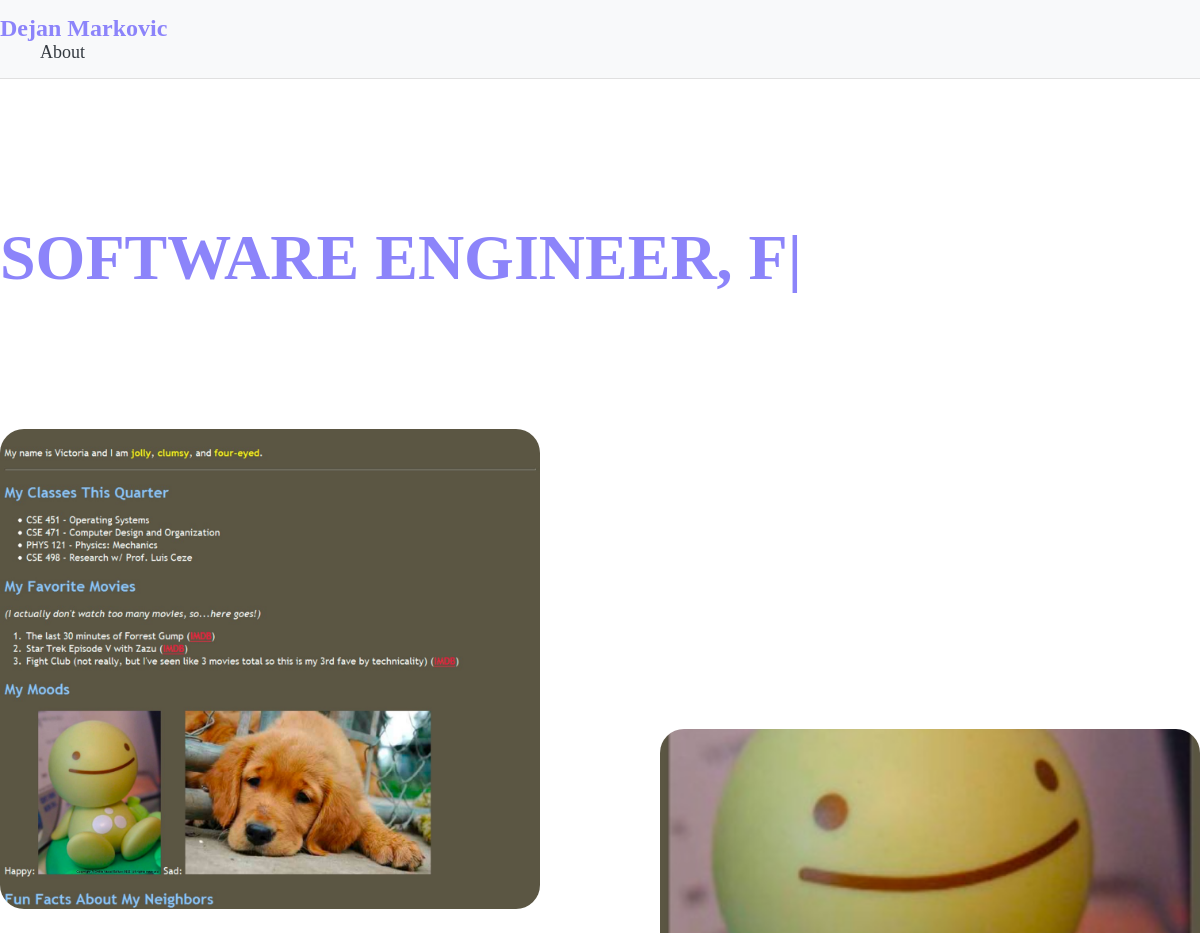
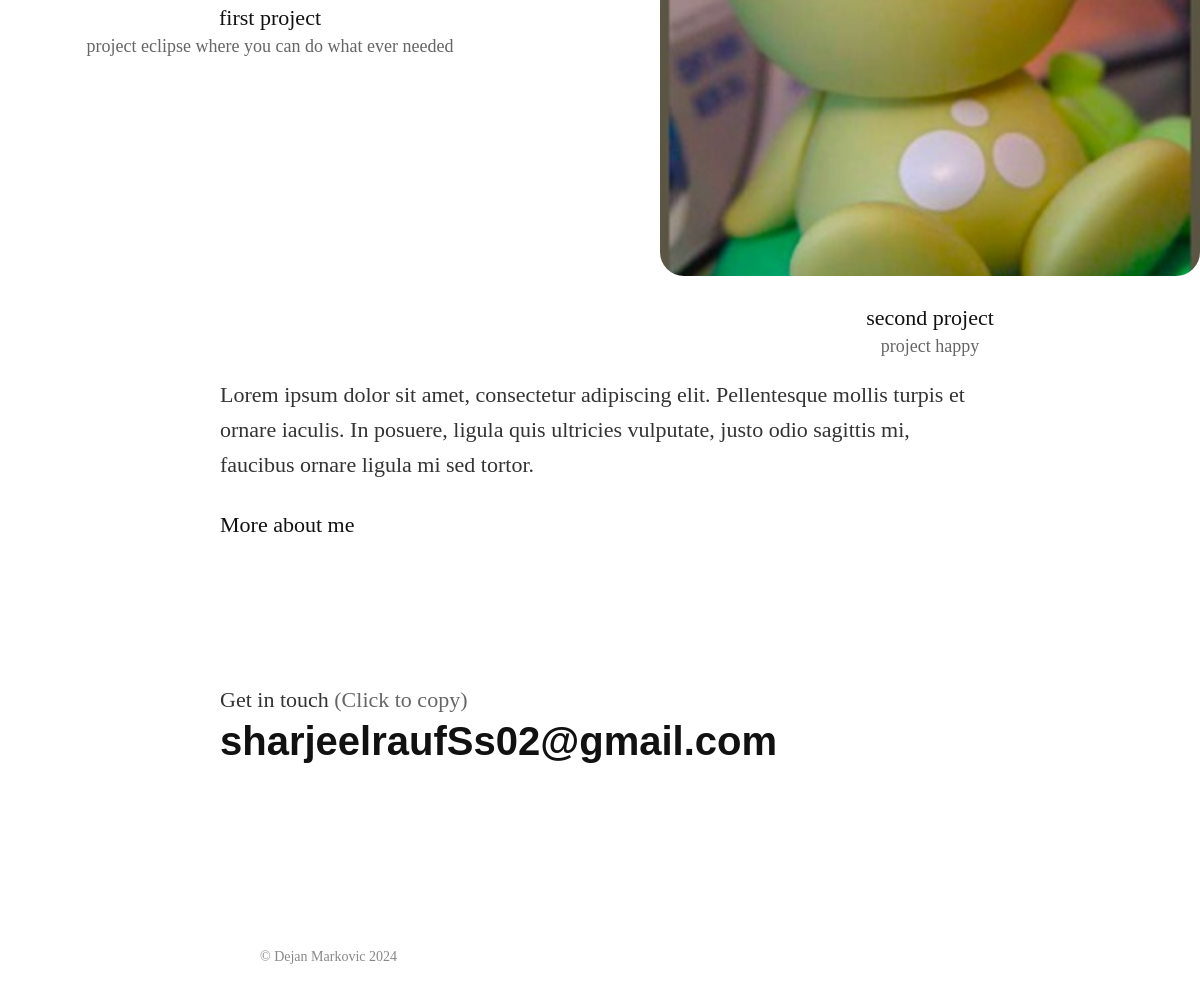
The page / on the database its author committed (2 pictures, top to bottom).
### portfolio_app/models.py (models this page shows, shortened)
class Summary(models.Model):
    summary = models.CharField(max_length=255, default="")

class ProjectModel(models.Model):
    image = models.ImageField(upload_to='portfolio_app/media/')
    title = models.CharField(max_length=255)
    short_name = models.CharField(max_length=50)
    slug = models.SlugField(max_length=255, unique=True, blank=True)
    created_at = models.DateTimeField(auto_now_add=True)

class UserProfile(models.Model):
    description = models.TextField()
    email = models.EmailField()
    linkedin_url = models.URLField(max_length=200, blank=True, null=True)  # LinkedIn URL field

### portfolio_app/views.py (the view)
# urls.py: path('', views.portfolio_page_view, name='portfolio_page'),
def portfolio_page_view(request):
    context = {}
    context['page_title'] = 'Portfolio Page'
    projects = ProjectModel.objects.all().order_by('-created_at')
    user_profile = UserProfile.objects.first()
    summary = Summary.objects.first()
    context['summary'] = summary
    context['summary'] = summary
    context['user_profile'] = user_profile
    context['user_email'] = user_profile.email
    context['user_description'] = user_profile.description
    context['projects'] = projects
    return render(request, 'portfolio_app/portfolio_page.html', context)

### portfolio_app/templates/portfolio_app/portfolio_page.html (shortened to what this page needs)
{% extends 'base.html' %}
{% load static %}
{% block content %}
<div class="toast-container position-fixed top-0 end-0 p-3">
</div>
{% if summary %}
		<div class="hero">
			<div class="typed-strings">
				<h1>{{ summary.summary }}</h1>
			</div>
			<h1 style = "margin-top: 20px;" class="slide delay01 text-21 fw-600 text-uppercase mb-0 ms-n1"><span class="typed"></span></h1>
		</div>
{% else %}
{% if user.is_authenticated %}
	<div class="hero">
		<h1 class="slide delay01">No summary data available. Please <a class="slide delay01" href="{% url 'add_summary' %}">add</a> your summary</h1>
	</div>
{% endif %}
{% endif %}
<div class="grid slide delay02">
	{% if projects %}
	{% for project in projects %}
	<div class="work-item">
	<a href="{% url 'project_detail' project.id %}">
		<div class="work-item-image">
			<img src="{{ project.image.url }}" alt="{{ project.title }}" loading="lazy">
		</div>
	</a>
		<div class="work-item-info" style = "margin-bottom: 100px;">
			<div class="work-item-company">{{ project.title }}</div>
			<div class="work-item-description">{{ project.short_name }}</div>
		</div>
	</div>
	{% endfor %}
	{% else %}
<div class="about-me slide delay03">
	<div class="description">
		<p>No projects yet. Please <a href="{% url 'create_project' %}" style = "padding-top: 0px; display: inline-block;">create</a> a project.</p>
	</div>
</div>
{% endif %}
</div>
{% if user_profile %}
    <div class="about-me slide delay03">
        <div class="description">
            <p>{{ user_description }}</p>
			<a href="{% url 'about_page' %}">More about me</a>
        </div>
        <div class="contact">
            <p>Get in touch <span>(Click to copy)</span></p>
            <div class="email" id="copyemail" data-clipboard-text="{{ user_email }}">{{ user_email }}</div>
        </div>
    </div>
{% else %}
    <div class="about-me slide delay03">
        <div class="description">
			{% if user.is_authenticated %}  <p>No user profile data available. Please <a style = "padding-top: 0px; display: inline-block;" href="{% url 'add_user_profile' %}">add</a> your profile </p>{% endif %}
        </div>
    </div>
{% endif %}
{% endblock %}

### static/www.dejan.works/css/style.css (style rules this page uses)
html, body, div, span, applet, object, iframe, h1, h2, h3, h4, h5, h6, p, blockquote, pre, a, abbr, acronym, address, big, cite, code, del, dfn, em, img, ins, kbd, q, s, samp, small, strike, strong, sub, sup, tt, var, b, u, i, center, dl, dt, dd, ol, ul, li, fieldset, form, label, legend, table, caption, tbody, tfoot, thead, tr, th, td, article, aside, canvas, details, embed, figure, figcaption, footer, header, hgroup, menu, nav, output, ruby, section, summary, time, mark, audio, video { margin: 0; padding: 0; border: 0; font-size: 100%; font: inherit; vertical-align: baseline; font-size: 16px; font-family: 'Geist'; }
a { cursor: pointer; text-decoration: none; }
img { pointer-events: none !important; display: block; max-width: 100%; height: auto; }
.slide { -webkit-animation:slide .6s cubic-bezier(0.2, 0.6, 0.2, 1); -moz-animation:slide .6s cubic-bezier(0.2, 0.6, 0.2, 1); animation:slide .6s cubic-bezier(0.2, 0.6, 0.2, 1); -webkit-animation-fill-mode:backwards; -moz-animation-fill-mode:backwards; animation-fill-mode:backwards; }
.delay01 { -webkit-animation-delay: .4s; animation-delay: .4s; }
.delay02 { -webkit-animation-delay: .8s; animation-delay: .8s; }
.delay03 { -webkit-animation-delay: .9s; animation-delay: .9s; }
.hero { max-width: 1200px; margin: 0 auto; padding: 24vh 0 16vh 0; }
h1 { font-size: 4.6vw; font-size: 4.5rem; line-height: 120%; font-family: 'Geist'; font-weight: 600; color: #8c84fa; max-width: 100%; word-wrap: break-word; }
.grid { display: flex; flex-wrap: wrap; justify-content: space-between; max-width: 1200px; margin: 0 auto; }
.work-item { width: calc(50% - 60px); margin-bottom: 100px; text-align: center; box-sizing: border-box; display: inline-block; }
.work-item:nth-child(2n-2) { position: relative; top: 200px; top: 300px; }
.work-item-image { border-radius: 24px; overflow: hidden; width: 100%; height: 480px; transition: all .8s cubic-bezier(0.2, 0.6, 0.2, 1); }
.work-item img { display: block; width: 100%; height: 100%; object-fit: cover; transition: all .8s cubic-bezier(0.2, 0.6, 0.2, 1); }
.work-item-info { text-align: center; margin-top: 24px; }
.work-item-company { color: #111111; font-family: 'Geist'; font-weight: 500; font-size: 1.375rem; line-height: 160%; display: block; text-decoration: none; }
.work-item-description { color: #666666; font-family: 'Geist'; font-weight: 300; font-size: 1.125rem; display: block; text-decoration: none; }
.about-me { margin: 0px auto; max-width: 45vw; max-width: 760px; padding: 20vw 0 12vw 0; padding: 10vw 0 12vw 0; }
p { line-height: 160%; font-family: 'Geist'; color: #111111; color: #333333; font-weight: 300; font-size: 1.375rem; }
.description a { color: #111111; font-family: 'Geist'; font-weight: 500; font-size: 1.375rem; padding-top: 30px; display: block; }
.contact { margin-top: 12vw;; }
p span { line-height: 160%; font-family: 'Geist'; color: #666666; font-weight: 300; font-size: inherit; }
.email { font-family: 'Geist'; color: #111111; font-weight: 600; font-size: 4rem; font-size: 3.7vw; cursor: pointer; }
.fw-600 { font-weight: 600 !important; }

### portfolio_app/templates/portfolio_app/portfolio_page.html (style rules this page uses)
.text-21 .typed { font-size: calc(1.775rem + 6.3vw) !important; }
@media (min-width: 1200px) { .text-21 .typed { font-size: 4.0rem !important; } }
.fw-600 { font-weight: 600 !important; }
.email { font-family: 'Geist', sans-serif; color: #111111; font-weight: 600; font-size: 2.5rem; cursor: pointer; margin: 0; display: block; word-wrap: break-word; white-space: normal; line-height: 1.2; }
@media screen and (min-width: 1024px) { .email { font-size: 2.5rem; } }

### rows shown on the page
Summary: summary "SOFTWARE ENGINEER, F"
ProjectModel: image (picture), title "first project", short_name "project eclipse where you can do what ever needed"
ProjectModel: image (picture), title "second project", short_name "project happy"
UserProfile: description "Lorem ipsum dolor sit amet, consectetur adipiscing elit. Pellentesque mollis turpis et ornare iaculis. In posuere, ligula quis ultricies vulputate, justo odio sagittis mi, faucibus ornare ligula mi sed tortor.", email "sharjeelraufSs02@gmail.com"
